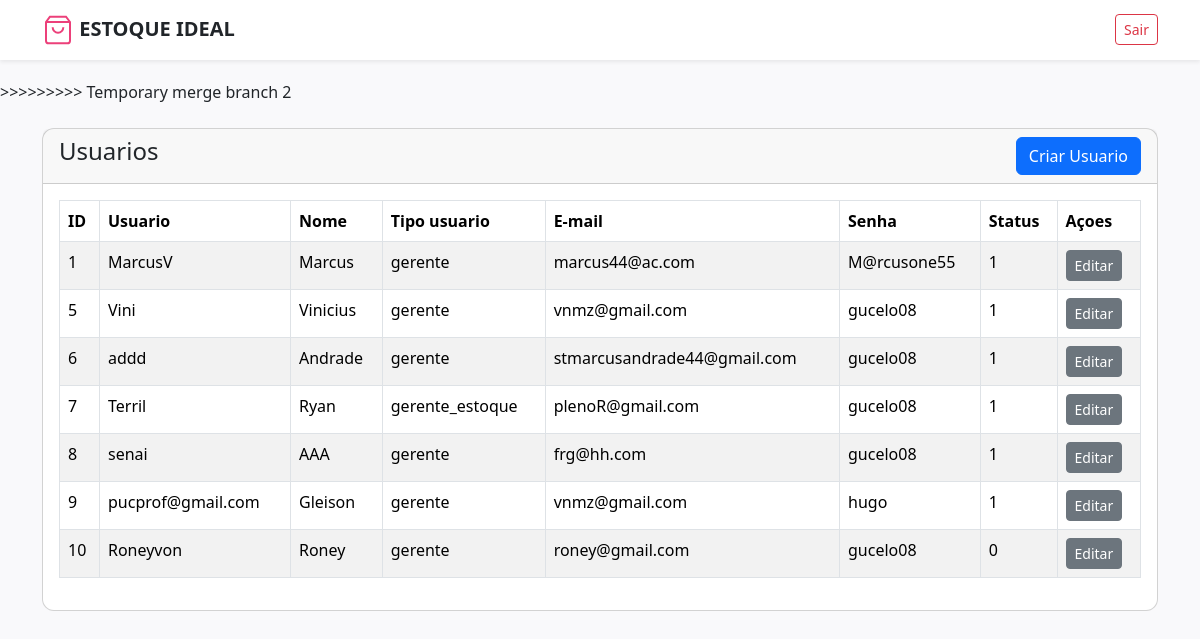
Page /pages/usuarios.php (signed in) on the committed database.
### tables this page shows
CREATE TABLE `usuarios` (
  `id` int(11) NOT NULL,
  `nome` varchar(255) NOT NULL,
  `usuario` varchar(50) NOT NULL,
  `tipo_usuario` varchar(100) NOT NULL,
  `senha` varchar(255) NOT NULL,
  `email` varchar(100) NOT NULL,
  `data_cadastro` datetime NOT NULL,
  `data_atualizacao` datetime NOT NULL,
  `status` int(1) NOT NULL
);

### crud/pesquisa_usuarios.php (called while the page is built)
<?php
class pesquisa{
    function buscarUsuarios($conn, $id = null){
        $lista = array();
        if($id != null){
            $sql = "SELECT * FROM usuarios WHERE id = '$id'";
        } else {
            $sql = "SELECT * FROM usuarios";
        }
        $resultado = mysqli_query($conn, $sql);
        if($resultado){
            while ($row = mysqli_fetch_assoc($resultado)){
                array_push($lista, $row);
            };
        }
        return $lista;
    }
}
?>

### pages/usuarios.php (the view, shortened to what this page needs)
<?php
require('../crud/conexao_DB.php');
include('../crud/pesquisa_usuarios.php');
$listaUsuario = new pesquisa;
$buscarUsuarios = $listaUsuario->buscarUsuarios($conn);
?>
<!DOCTYPE html>
<html lang="pt-br">
<head>
    <link href="https://cdn.jsdelivr.net/npm/bootstrap@5.3.5/dist/css/bootstrap.min.css" rel="stylesheet">
    <link rel="stylesheet" href="../css/style_geral.css">
</head>
<body>
    <?php include('../assets/navbar/navbar.php');  ?>
    <div class="container mt-4">
        <div class="row">
            <div class="col-md-12">
                <div class="card">
                    <div class="card-header">
                        <h4> Usuarios
                            <a href="criar_usuario.php" class="btn btn-primary float-end"> Criar Usuario</a>
                        </h4>
    </div>
    <div class="card-body">
        <table class="table table-bordered table-striped">
            <thead>
                <tr>
                    <th>ID</th>
                     <th>Usuario</th>
                     <th>Nome</th>
                     <th>Tipo usuario</th>
                     <th>E-mail</th>
                     <th>Senha</th>
                     <th>Status</th>
                     <th>Açoes</th>
                    </tr>
            </thead>
            <tbody>
                <?php
               foreach($buscarUsuarios as $row):
                    ?>
                <tr>
                    <td> <?= $row['id']?> </td>
                    <td><?= $row['usuario']?></td>
                    <td><?= $row['nome']?></td>
                    <td><?= $row['tipo_usuario']?></td>
                    <td><?= $row['email']?></td>
                    <td><?= $row['senha']?></td>
                    <td><?= $row['status']?></td>
                    <td>
                        <a href="editarOusuario.php?id=<?= $row['id'] ?>" class="btn btn-secondary btn-sm">Editar</a>
                    </td>
                </tr>
                <?php
                endforeach
                ?>
            </tbody>
        </table>
                   </div>
                </div>
            </div>
        </div>
    </div>
</body>
</html>

### css/style_Geral.css (style rules this page uses)
body { background-color: #f9f9fb; padding-top: 4rem; }
.card { border-radius: 12px; transition: transform 0.2s ease, box-shadow 0.2s ease; }

### assets/navbar/navbar.php (style rules this page uses)
body { padding-top: 80px; }

### rows in the picture
usuarios: id "1", usuario "MarcusV", nome "Marcus", tipo_usuario "gerente", email "marcus44@ac.com", senha "M@rcusone55", status "1"
usuarios: id "5", usuario "Vini", nome "Vinicius", tipo_usuario "gerente", email "vnmz@gmail.com", senha "gucelo08", status "1"
usuarios: id "6", usuario "addd", nome "Andrade", tipo_usuario "gerente", email "stmarcusandrade44@gmail.com", senha "gucelo08", status "1"
usuarios: id "7", usuario "Terril", nome "Ryan", tipo_usuario "gerente_estoque", email "plenoR@gmail.com", senha "gucelo08", status "1"
usuarios: id "8", usuario "senai", nome "AAA", tipo_usuario "gerente", email "frg@hh.com", senha "gucelo08", status "1"
usuarios: id "9", usuario "pucprof@gmail.com", nome "Gleison", tipo_usuario "gerente", email "vnmz@gmail.com", senha "hugo", status "1"
usuarios: id "10", usuario "Roneyvon", nome "Roney", tipo_usuario "gerente", email "roney@gmail.com", senha "gucelo08", status "0"
